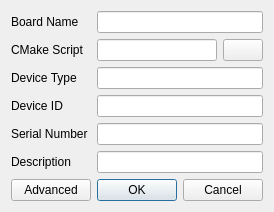
<?xml version="1.0" encoding="UTF-8"?>
<ui version="4.0">
 <class>BoardSettingsDialog</class>
 <widget class="QDialog" name="BoardSettingsDialog">
  <property name="geometry">
   <rect>
    <x>0</x>
    <y>0</y>
    <width>255</width>
    <height>200</height>
   </rect>
  </property>
  <property name="windowTitle">
   <string>Edit Board Settings</string>
  </property>
  <layout class="QGridLayout" name="Layout">
   <property name="sizeConstraint">
    <enum>QLayout::SetFixedSize</enum>
   </property>
   <item row="0" column="0">
    <widget class="QLabel" name="boardName">
     <property name="text">
      <string>Board Name</string>
     </property>
    </widget>
   </item>
   <item row="0" column="1" colspan="3">
    <widget class="QLineEdit" name="boardNameEdit">
     <property name="maxLength">
      <number>254</number>
     </property>
    </widget>
   </item>
   <item row="1" column="0">
    <widget class="QLabel" name="cmakeScript">
     <property name="text">
      <string>CMake Script</string>
     </property>
    </widget>
   </item>
   <item row="1" column="1">
    <widget class="QLineEdit" name="cmakeScriptEdit">
     <property name="maxLength">
      <number>254</number>
     </property>
    </widget>
   </item>
   <item row="1" column="2" colspan="2">
    <widget class="QPushButton" name="cmakeScriptButton"/>
   </item>
   <item row="2" column="0">
    <widget class="QLabel" name="deviceType">
     <property name="text">
      <string>Device Type</string>
     </property>
    </widget>
   </item>
   <item row="2" column="1" colspan="3">
    <widget class="QLineEdit" name="deviceTypeEdit">
     <property name="readOnly">
      <bool>true</bool>
     </property>
    </widget>
   </item>
   <item row="3" column="0">
    <widget class="QLabel" name="deviceId">
     <property name="text">
      <string>Device ID</string>
     </property>
    </widget>
   </item>
   <item row="3" column="1" colspan="3">
    <widget class="QLineEdit" name="deviceIdEdit">
     <property name="readOnly">
      <bool>true</bool>
     </property>
    </widget>
   </item>
   <item row="4" column="0">
    <widget class="QLabel" name="serialNumber">
     <property name="text">
      <string>Serial Number</string>
     </property>
    </widget>
   </item>
   <item row="4" column="1" colspan="3">
    <widget class="QLineEdit" name="serialNumberEdit">
     <property name="readOnly">
      <bool>true</bool>
     </property>
    </widget>
   </item>
   <item row="5" column="0">
    <widget class="QLabel" name="description">
     <property name="text">
      <string>Description</string>
     </property>
    </widget>
   </item>
   <item row="5" column="1" colspan="3">
    <widget class="QLineEdit" name="descriptionEdit">
     <property name="readOnly">
      <bool>true</bool>
     </property>
    </widget>
   </item>
   <item row="6" column="0">
    <widget class="QPushButton" name="advancedBox">
     <property name="text">
      <string>Advanced</string>
     </property>
    </widget>
   </item>
   <item row="6" column="1" colspan="3">
    <widget class="QWidget" name="dialogButton" native="true">
     <layout class="QHBoxLayout" name="dialogLayout">
      <property name="leftMargin">
       <number>0</number>
      </property>
      <property name="topMargin">
       <number>0</number>
      </property>
      <property name="rightMargin">
       <number>0</number>
      </property>
      <property name="bottomMargin">
       <number>0</number>
      </property>
      <item>
       <widget class="QPushButton" name="okButton">
        <property name="text">
         <string>OK</string>
        </property>
        <property name="default">
         <bool>true</bool>
        </property>
       </widget>
      </item>
      <item>
       <widget class="QPushButton" name="cancelButton">
        <property name="text">
         <string>Cancel</string>
        </property>
        <property name="default">
         <bool>false</bool>
        </property>
       </widget>
      </item>
     </layout>
    </widget>
   </item>
  </layout>
 </widget>
 <resources/>
 <connections>
  <connection>
   <sender>okButton</sender>
   <signal>clicked()</signal>
   <receiver>BoardSettingsDialog</receiver>
   <slot>accept()</slot>
   <hints>
    <hint type="sourcelabel">
     <x>127</x>
     <y>179</y>
    </hint>
    <hint type="destinationlabel">
     <x>127</x>
     <y>99</y>
    </hint>
   </hints>
  </connection>
  <connection>
   <sender>cancelButton</sender>
   <signal>clicked()</signal>
   <receiver>BoardSettingsDialog</receiver>
   <slot>reject()</slot>
   <hints>
    <hint type="sourcelabel">
     <x>208</x>
     <y>179</y>
    </hint>
    <hint type="destinationlabel">
     <x>127</x>
     <y>99</y>
    </hint>
   </hints>
  </connection>
 </connections>
</ui>
